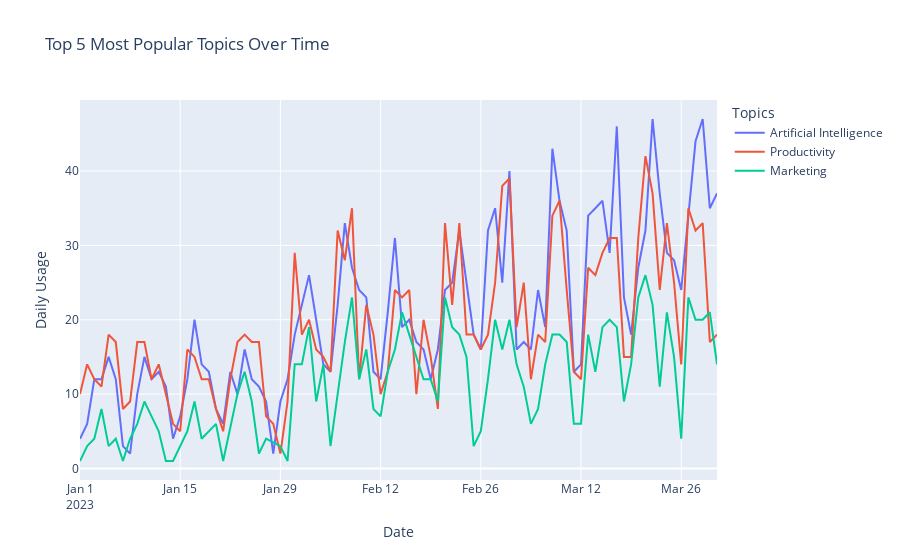

Source (notebook cell):
### Markdown cell above
## Usage of the Top 3 topics over time

### Code cell
# Get the frequency of each individual topic
topic_freq = df['topics'].str.split(', ').explode().value_counts().reset_index()
topic_freq.columns = ['topics', 'frequency']

print(topic_freq.head(5))
print(topic_freq.shape)


# Find the Top 5 most popular topics throughout months
# top5_topics = topic_freq.head(10)
# print(top5_topics)


# # Get the middle point of the column
# middle_point = topic_freq['frequency'].median()

# # Print the middle point
# print(middle_point)


# Create a line plot to illustrate each topic's daily usage over time
df['createdAt'] = pd.to_datetime(df['createdAt'])
df['date'] = df['createdAt'].dt.date

fig = go.Figure()

for topic in top5_topics.index:
    topic_df = df[df['topics'].str.contains(topic)]
    daily_counts = topic_df.groupby('date').size()
    fig.add_trace(go.Scatter(x=daily_counts.index, y=daily_counts, mode='lines', name=topic))

fig.update_layout(title='Top 5 Most Popular Topics Over Time',
                  xaxis_title='Date',
                  yaxis_title='Daily Usage',
                  legend_title='Topics')

fig.show()



# # Get the frequency of each individual topic
# topic_freq = df['topics'].str.split(', ').explode().value_counts()
# print(topic_freq.info())
# print(topic_freq.shape)

# # Sort the topics in descending order and get the Top 5 most popular topics
# top5_topics = topic_freq.tail(371)
# print(top5_topics)

# # Create the Plotly bar plot
# fig = go.Figure()

# # Add the bar trace
# fig.add_trace(go.Bar(
#     x=top5_topics.index,  # Topics as x-axis
#     y=top5_topics.values,  # Frequency as y-axis
#     marker_color='rgb(67, 158, 213)',  # Custom bar color
#     text=top5_topics.values,  # Show the frequency on top of the bars
#     textposition='auto',  # Automatically position the text
# ))

# # Customize the layout
# fig.update_layout(
#     title='Top 5 Most Popular Topics',
#     xaxis_title='Topics',
#     yaxis_title='Frequency',
#     xaxis=dict(tickangle=-45),  # Rotate x-axis labels for better readability
#     yaxis=dict(title_standoff=20),  # Increase space between y-axis title and ticks
#     margin=dict(l=50, r=50, b=100, t=100),  # Add some margin for better spacing
#     plot_bgcolor='white',  # Set the plot background color
#     paper_bgcolor='white',  # Set the paper background color
# )

# # Show the plot
# fig.show()

### Figure 1 — Plotly figure (JSON) as saved in the notebook; plotly's stock layout.template omitted (floating-point values rounded to 4 significant figures)
{"data": [{"mode": "lines", "name": "Artificial Intelligence", "type": "scatter", "x": ["2023-01-01", "2023-01-02", "2023-01-03", "2023-01-04", "2023-01-05", "2023-01-06", "2023-01-07", "2023-01-08", "2023-01-09", "2023-01-10", "2023-01-11", "2023-01-12", "2023-01-13", "2023-01-14", "2023-01-15", "2023-01-16", "2023-01-17", "2023-01-18", "2023-01-19", "2023-01-20", "2023-01-21", "2023-01-22", "2023-01-23", "2023-01-24", "2023-01-25", "2023-01-26", "2023-01-27", "2023-01-28", "2023-01-29", "2023-01-30", "2023-01-31", "2023-02-01", "2023-02-02", "2023-02-03", "2023-02-04", "2023-02-05", "2023-02-06", "2023-02-07", "2023-02-08", "2023-02-09", "2023-02-10", "2023-02-11", "2023-02-12", "2023-02-13", "2023-02-14", "2023-02-15", "2023-02-16", "2023-02-17", "2023-02-18", "2023-02-19", "2023-02-20", "2023-02-21", "2023-02-22", "2023-02-23", "2023-02-24", "2023-02-25", "2023-02-26", "2023-02-27", "2023-02-28", "2023-03-01", "2023-03-02", "2023-03-03", "2023-03-04", "2023-03-05", "2023-03-06", "2023-03-07", "2023-03-08", "2023-03-09", "2023-03-10", "2023-03-11", "2023-03-12", "2023-03-13", "2023-03-14", "2023-03-15", "2023-03-16", "2023-03-17", "2023-03-18", "2023-03-19", "2023-03-20", "2023-03-21", "2023-03-22", "2023-03-23", "2023-03-24", "2023-03-25", "2023-03-26", "2023-03-27", "2023-03-28", "2023-03-29", "2023-03-30", "2023-03-31"], "y": [4, 6, 12, 12, 15, 12, 3, 2, 10, 15, 12, 13, 11, 4, 7, 12, 20, 14, 13, 8, 6, 13, 10, 16, 12, 11, 9, 2, 9, 12, 18, 22, 26, 20, 14, 13, 22, 33, 27, 24, 23, 13, 12, 21, 31, 19, 20, 17, 16, 12, 16, 24, 25, 32, 25, 18, 16, 32, 35, 25, 40, 16, 17, 16, 24, 19, 43, 36, 32, 13, 14, 34, 35, 36, 29, 46, 23, 18, 27, 32, 47, 37, 29, 28, 24, 34, 44, 47, 35, 37]}, {"mode": "lines", "name": "Productivity", "type": "scatter", "x": ["2023-01-01", "2023-01-02", "2023-01-03", "2023-01-04", "2023-01-05", "2023-01-06", "2023-01-07", "2023-01-08", "2023-01-09", "2023-01-10", "2023-01-11", "2023-01-12", "2023-01-13", "2023-01-14", "2023-01-15", "2023-01-16", "2023-01-17", "2023-01-18", "2023-01-19", "2023-01-20", "2023-01-21", "2023-01-22", "2023-01-23", "2023-01-24", "2023-01-25", "2023-01-26", "2023-01-27", "2023-01-28", "2023-01-29", "2023-01-30", "2023-01-31", "2023-02-01", "2023-02-02", "2023-02-03", "2023-02-04", "2023-02-05", "2023-02-06", "2023-02-07", "2023-02-08", "2023-02-09", "2023-02-10", "2023-02-11", "2023-02-12", "2023-02-13", "2023-02-14", "2023-02-15", "2023-02-16", "2023-02-17", "2023-02-18", "2023-02-19", "2023-02-20", "2023-02-21", "2023-02-22", "2023-02-23", "2023-02-24", "2023-02-25", "2023-02-26", "2023-02-27", "2023-02-28", "2023-03-01", "2023-03-02", "2023-03-03", "2023-03-04", "2023-03-05", "2023-03-06", "2023-03-07", "2023-03-08", "2023-03-09", "2023-03-10", "2023-03-11", "2023-03-12", "2023-03-13", "2023-03-14", "2023-03-15", "2023-03-16", "2023-03-17", "2023-03-18", "2023-03-19", "2023-03-20", "2023-03-21", "2023-03-22", "2023-03-23", "2023-03-24", "2023-03-25", "2023-03-26", "2023-03-27", "2023-03-28", "2023-03-29", "2023-03-30", "2023-03-31"], "y": [10, 14, 12, 11, 18, 17, 8, 9, 17, 17, 12, 14, 10, 6, 5, 16, 15, 12, 12, 8, 5, 12, 17, 18, 17, 17, 7, 6, 2, 9, 29, 18, 20, 16, 15, 13, 32, 28, 35, 12, 22, 18, 10, 13, 24, 23, 24, 10, 20, 15, 8, 33, 22, 33, 18, 18, 16, 18, 25, 38, 39, 19, 25, 12, 18, 17, 34, 36, 24, 13, 12, 27, 26, 29, 31, 31, 15, 15, 31, 42, 37, 24, 33, 25, 14, 35, 32, 33, 17, 18]}, {"mode": "lines", "name": "Marketing", "type": "scatter", "x": ["2023-01-01", "2023-01-02", "2023-01-03", "2023-01-04", "2023-01-05", "2023-01-06", "2023-01-07", "2023-01-08", "2023-01-09", "2023-01-10", "2023-01-11", "2023-01-12", "2023-01-13", "2023-01-14", "2023-01-16", "2023-01-17", "2023-01-18", "2023-01-19", "2023-01-20", "2023-01-21", "2023-01-23", "2023-01-24", "2023-01-25", "2023-01-26", "2023-01-27", "2023-01-29", "2023-01-30", "2023-01-31", "2023-02-01", "2023-02-02", "2023-02-03", "2023-02-04", "2023-02-05", "2023-02-06", "2023-02-07", "2023-02-08", "2023-02-09", "2023-02-10", "2023-02-11", "2023-02-12", "2023-02-13", "2023-02-14", "2023-02-15", "2023-02-16", "2023-02-17", "2023-02-18", "2023-02-19", "2023-02-20", "2023-02-21", "2023-02-22", "2023-02-23", "2023-02-24", "2023-02-25", "2023-02-26", "2023-02-27", "2023-02-28", "2023-03-01", "2023-03-02", "2023-03-03", "2023-03-04", "2023-03-05", "2023-03-06", "2023-03-07", "2023-03-08", "2023-03-09", "2023-03-10", "2023-03-11", "2023-03-12", "2023-03-13", "2023-03-14", "2023-03-15", "2023-03-16", "2023-03-17", "2023-03-18", "2023-03-19", "2023-03-20", "2023-03-21", "2023-03-22", "2023-03-23", "2023-03-24", "2023-03-25", "2023-03-26", "2023-03-27", "2023-03-28", "2023-03-29", "2023-03-30", "2023-03-31"], "y": [1, 3, 4, 8, 3, 4, 1, 4, 6, 9, 7, 5, 1, 1, 5, 9, 4, 5, 6, 1, 10, 13, 9, 2, 4, 3, 1, 14, 14, 19, 9, 14, 3, 10, 17, 23, 12, 16, 8, 7, 13, 16, 21, 18, 15, 12, 12, 9, 23, 19, 18, 15, 3, 5, 12, 20, 16, 20, 14, 11, 6, 8, 14, 18, 18, 17, 6, 6, 18, 13, 19, 20, 19, 9, 14, 23, 26, 22, 11, 21, 15, 4, 23, 20, 20, 21, 14]}], "layout": {"legend": {"title": {"text": "Topics"}}, "title": {"text": "Top 5 Most Popular Topics Over Time"}, "xaxis": {"title": {"text": "Date"}}, "yaxis": {"title": {"text": "Daily Usage"}}}}
